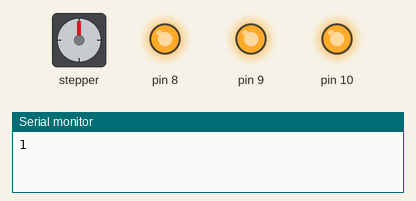
This sketch was run on a simulated Arduino Uno, built with avr-gcc and run on an emulated ATmega328P. On the bench: stepper motor, output pins drawn as LEDs (lit = HIGH), the last lines printed to the serial monitor. Wiring (inferred from the names in the program): stepper motor driver (1600 steps per turn assumed): step pin 2; direction pin 3. Pins used as bus, display or sensor lines are not drawn.

Above: at 3.3 s.
At 9.7 s:
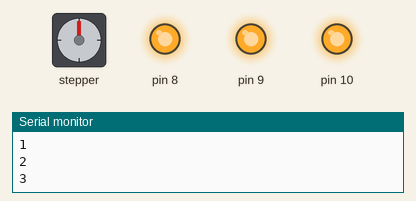
At 19.3 s:
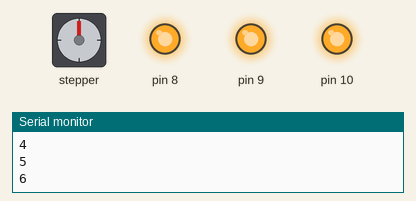
Timing chart, 0 to 40.0 s (numbered marks = the images above):
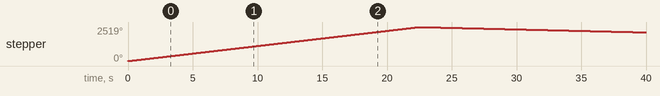

The sketch:

fluidic-pump-manual.ino
```cpp
const int dirPin = 3;
const int stepPin = 2;
const int stepsPerRevolution = 1600;
int curStep = 0;
int curDir = HIGH;
int curSpeed = 1000;
int numRotations = 0;

void setup()
{
  // Declare pins as Outputs
  Serial.begin(9600); // open the serial port at 9600 bps:
  pinMode(stepPin, OUTPUT);
  pinMode(dirPin, OUTPUT);
  pinMode(8, OUTPUT);
  pinMode(9, OUTPUT);
  pinMode(10, OUTPUT);

  digitalWrite(8, HIGH);
  digitalWrite(9, HIGH);
  digitalWrite(10, HIGH);


}
void loop()
{
  // Set motor direction clockwise
  digitalWrite(dirPin, curDir);

  if (curDir == HIGH) {
    curSpeed = 1000;
  }
  else {
    curSpeed = 5000;
  }
  // Spin motor slowly
  for(int x = 0; x < stepsPerRevolution; x++)
    {
      digitalWrite(stepPin, HIGH);
      delayMicroseconds(curSpeed);
      digitalWrite(stepPin, LOW);
      delayMicroseconds(curSpeed);
    }
  curStep += 1;
  Serial.println(curStep);
  if(curStep == 7) {
    curDir = !curDir;
    curStep = 0;
  }
  //	delay(1000); // Wait a second
}
```

Measured:
- by itself, stepper: turns 2519° clockwise in 22.5 s, then 393° counter-clockwise in 17.4 s
